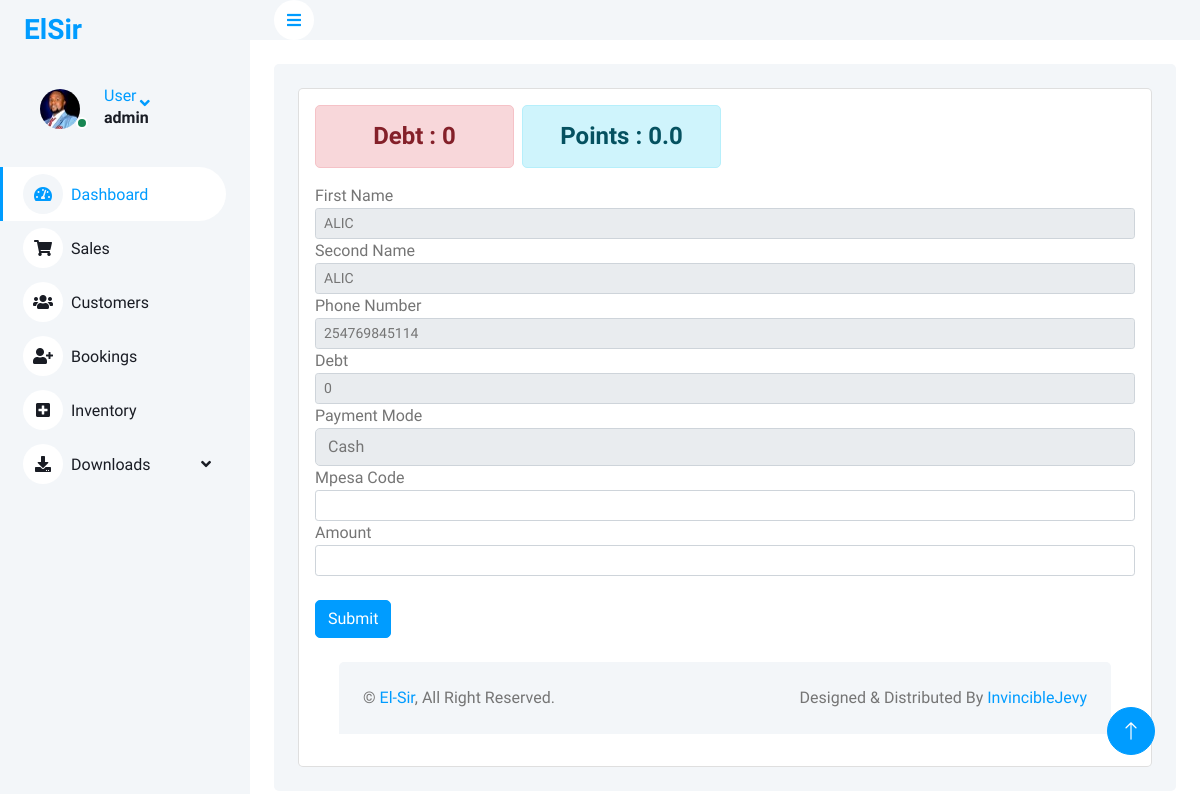
The app's page /payDebt/205 (signed in) with its own data.
### elsiruser/models.py (models this page shows, shortened)
class Customer(models.Model):
    first_name = models.CharField(max_length=255)
    second_name = models.CharField(max_length=255)
    phone = models.CharField(max_length=12)
    email_address =models.EmailField(null=True,blank=True)
    debt = models.IntegerField(null=True, blank=True,default=0)
    loyalty_points = models.FloatField(null=True, blank=True,default=0)

### elsiruser/views.py (the view, shortened to what this page needs)
# urls.py: path('payDebt/<str:pk>',views.payDebt, name="payDebt"),
@login_required(login_url='login')
def payDebt(request,pk):
    customer = Customer.objects.get(id=pk)
    form = CustomerForm(initial = {'first_name':customer.first_name,'second_name':customer.second_name,'phone':customer.phone,'debt':customer.debt})
    context = {
        'customer':customer,
        'form':form,
        'values': request.POST
    }
    return render(request,'paydebt.html',context)

### elsiruser/forms.py
class CustomerForm(ModelForm):
    class Meta:
        model = Customer
        fields = ['first_name','second_name','phone','email_address']
        widgets = {
            'first_name': forms.TextInput(attrs={'class':'form-control', 'id':'fnameid'}),
            'second_name': forms.TextInput(attrs={'class':'form-control', 'id':'snameid'}),
            'phone': forms.TextInput(attrs={'class':'form-control', 'id':'phoneid'}),
            'email_address': forms.EmailInput(attrs={'class':'form-control', 'id':'mailid'})
        }

### elsiruser/templates/paydebt.html (shortened to what this page needs)
{% extends 'base.html' %}
{% load static %}
{% block content %}
{%include 'sidebar.html' %}
<div class="content">
  <nav class="navbar navbar-expand bg-light navbar-light sticky-top px-4 py-0">
    <a href="{% url 'dashboard' %}" class="sidebar-toggler flex-shrink-0">
      <i class="fa fa-bars"></i>
    </a>
  </nav>
  <div class="container-fluid pt-4 px-4">
    <div class="bg-light text-left rounded p-4">
      <div class="card">
        <div class="card-body">
          <div class="row g-2">
            <div class="col-sm-4 col-xl-3">
                  <div>
                      <h4 class="text-center alert alert-danger ">Debt : {{customer.debt}}</h4>
                  </div>
            </div>
            <div class="col-sm-4 col-xl-3">
              <div>
                  <h4 class="text-center alert alert-info ">Points : {{customer.loyalty_points}}</h4>
              </div>
            </div>
          </div>
          <form action="{% url 'payDebt' customer.id %}" method="post">
            <div class="form-group">
              <label for="">First Name</label>
              <input type="text" class="form-control form-control-sm" name="FirstName" value="{{customer.first_name}}" readonly/>
            <div>
            <div class="form-group">
              <label for="">Second Name</label>
              <input type="text" class="form-control form-control-sm" name="SecondName" value="{{customer.second_name}}" readonly/>
            <div>
              <div class="form-group">
                <label for="">Phone Number</label>
                <input type="text" class="form-control form-control-sm" name="Phone" value="{{customer.phone}}" readonly />
                <div class="form-group">
                  <label for="serviceprice">Debt</label>
                  <input type="number" value="{{customer.debt}}" class="form-control form-control-sm" id="serviceprice" name="Debt" readonly />
                </div>
                  <div class="form-group">
                    <label for="">Payment Mode</label>
                    <select class="form-control" default="{{values.cash}}" name="payment">
                      <option name="payment" value="{{values.cash}}">Cash</option>
                    </select>
                  </div>
                  <div class="form-group">
                    <label for="">Mpesa Code</label>
                    <input type="text" class="form-control form-control-sm" name="code" value="{{values.code}}" />
                  </div>
                  <div class="form-group">
                    <label for="">Amount</label>
                    <input type="text" class="form-control form-control-sm" name="amount" value="{{values.amount}}" />
                  </div>
                  <br>
                  <input type="submit" value="Submit" class="btn btn-primary btn-primary-sm" />
          </form>
        </div>
      </div>
    </div>
    {% endblock %}

### elsiruser/templates/sidebar.html (shortened to what this page needs)
{% load static %}
<div class="sidebar pe-4 pb-3">
    <nav class="navbar bg-light navbar-light">
        <a href="{% url 'dashboard' %}" class="navbar-brand mx-4 mb-3">
            <h3 class="text-primary"></i>ElSir</h3>
        </a>
        {% if user.is_authenticated %}
            <div class="nav-item dropdown">
                <a href="#" class="nav-link dropdown-toggle" data-bs-toggle="dropdown">
                    <div class="d-flex align-items-center ms-4 mb-4">
                        <div class="position-relative">
                            <img class="rounded-circle me-lg-2" src="{% static 'elsiruser/img/user1.jpg' %}" alt="" style="width: 40px; height: 40px;">
                            <div class="bg-success rounded-circle border border-2 border-white position-absolute end-0 bottom-0 p-1"></div>
                        </div>
                        <div class="ms-3">
                            <span class="d-none d-lg-inline-flex">User</span>
                            <h6>{{user.username}}</h6>
                        </div>
                    </div>
                </a>
            </div>
        {% else %}
            <a href="{%url 'login' %}" class="dropdown-item">LogIn</a>
        {% endif %}
        <div class="navbar-nav w-100">
            <a href="{% url 'dashboard' %}" class="nav-item nav-link active"><i class="fa fa-tachometer-alt me-2"></i>Dashboard</a>
            <a href="{% url 'sales' %}" class="nav-item nav-link"><i class="fa fa-shopping-cart me-2"></i>Sales</a>
            <a href="{% url 'customers' %}" class="nav-item nav-link"><i class="fa fa-users me-2"></i>Customers</a>
            <a href="{% url 'bookings' %}" class="nav-item nav-link"><i class="fa fa-user-plus me-2"></i>Bookings</a>
            <a href="{% url 'Inventory' %}" class="nav-item nav-link"><i class="fa fa-plus-square me-2"></i>Inventory</a>
            <div class="nav-item dropdown">
                <a href="#" class="nav-link dropdown-toggle" data-bs-toggle="dropdown"><i class="fa fa-download me-2"></i>Downloads</a>
            </div>
        </div>
    </nav>
</div>

### static/elsiruser/css/style.css (style rules this page uses)
:root { --primary: #009CFF; --light: #F3F6F9; --dark: #191C24; }
.btn { transition: .5s; }
.btn.btn-primary { color: #FFFFFF; }
.sidebar { position: fixed; top: 0; left: 0; bottom: 0; width: 250px; height: 100vh; overflow-y: auto; background: var(--light); transition: 0.5s; z-index: 999; }
.content { margin-left: 250px; min-height: 100vh; background: #FFFFFF; transition: 0.5s; }
@media (min-width: 992px) { .sidebar { margin-left: 0; } }
@media (min-width: 992px) { .content { width: calc(100% - 250px); } }
.sidebar .navbar .navbar-nav .nav-link { padding: 7px 20px; color: var(--dark); font-weight: 500; border-left: 3px solid var(--light); border-radius: 0 30px 30px 0; outline: none; }
.sidebar .navbar .navbar-nav .nav-link:hover, .sidebar .navbar .navbar-nav .nav-link.active { color: var(--primary); background: #FFFFFF; border-color: var(--primary); }
.sidebar .navbar .navbar-nav .nav-link i { width: 40px; height: 40px; display: inline-flex; align-items: center; justify-content: center; background: #FFFFFF; border-radius: 40px; }
.sidebar .navbar .navbar-nav .nav-link:hover i, .sidebar .navbar .navbar-nav .nav-link.active i { background: var(--light); }
.sidebar .navbar .dropdown-toggle::after { position: absolute; top: 15px; right: 15px; border: none; content: "\f107"; font-family: "Font Awesome 5 Free"; font-weight: 900; transition: .5s; }
.content .navbar .sidebar-toggler, .content .navbar .navbar-nav .nav-link i { width: 40px; height: 40px; display: inline-flex; align-items: center; justify-content: center; background: #FFFFFF; border-radius: 40px; }

### records on screen
Customer: debt "0", loyalty_points "0.0", FirstName "ALIC", SecondName "ALIC", Phone "254769845114", Debt "0"

### other values on screen
{{ user.username }} "admin"
